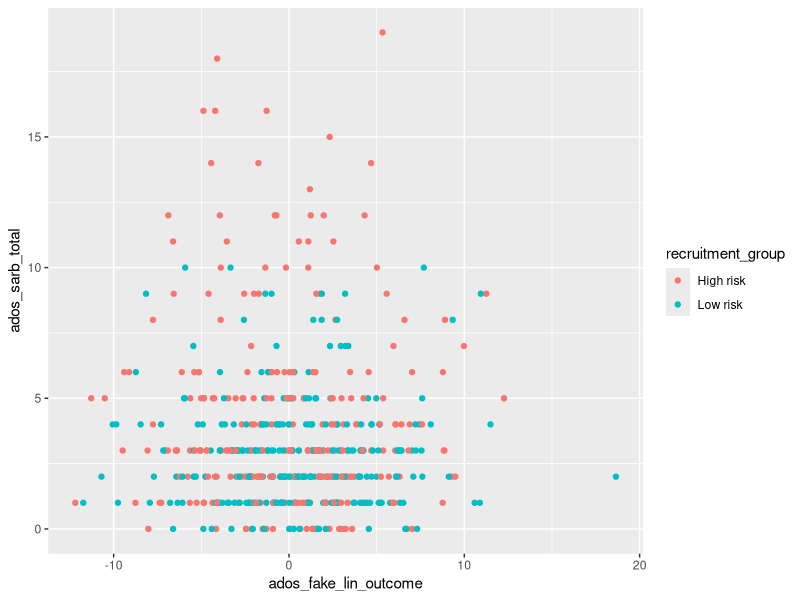
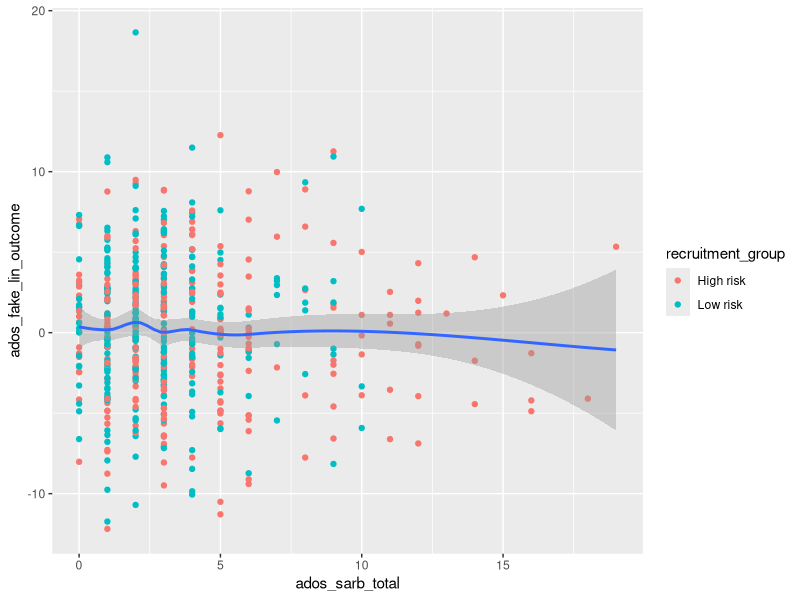
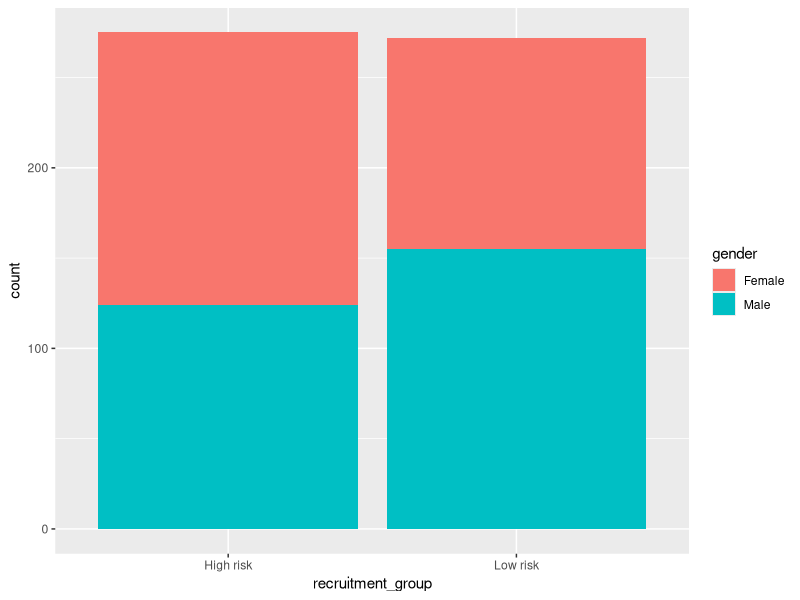
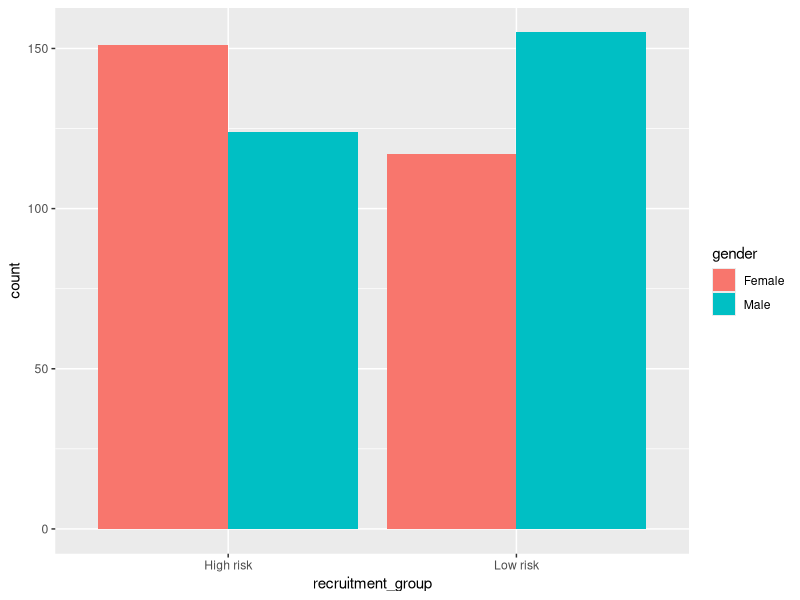
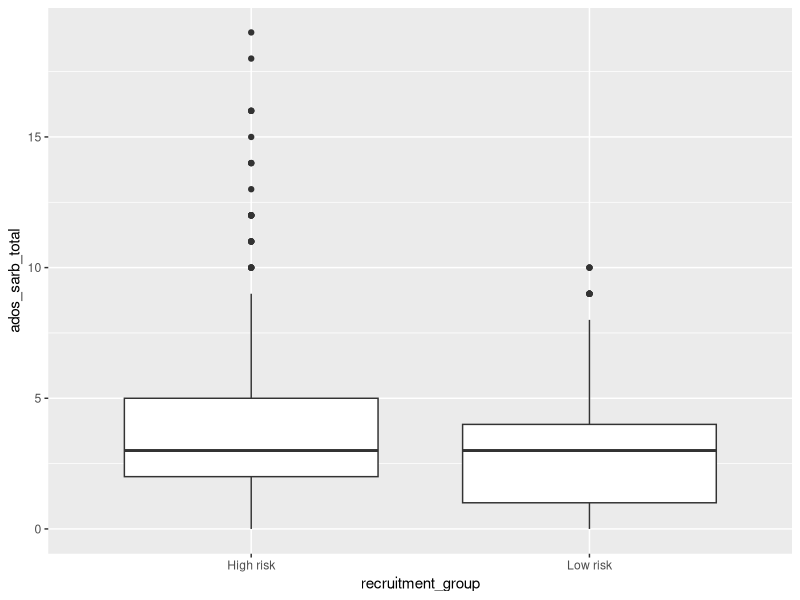

Generate these figures, in order, with R:
#-----------------------------------------------------------------------------#
#### Read in Data to Start ####
#-----------------------------------------------------------------------------#
adosm2 <- read.csv('./datasets/adosm2_scored.csv', 
                   stringsAsFactors = FALSE)

#-----------------------------------------------------------------------------#
#### Data Visualization with ggplot ####
#-----------------------------------------------------------------------------#
# if library not already installed,
# install.packages("ggplot2")
library("ggplot2")

### Plotting points
ggplot(data = adosm2) + 
  geom_point(mapping = aes(x = ados_fake_lin_outcome, 
                           y = ados_sarb_total, 
                           color = recruitment_group))

### Plotting with Points and Smooth
ggplot(data = adosm2, 
       mapping = aes(x = ados_sarb_total, y = ados_fake_lin_outcome)) + 
  geom_point(mapping = aes(color = recruitment_group)) + 
  geom_smooth()

#-----------------------------------------------------------------------------#
#### Bar Plots
#-----------------------------------------------------------------------------#

### Bar plot with Colors
ggplot(data = adosm2) + 
  geom_bar(mapping = aes(x = recruitment_group, fill = gender))


### Bar plot with separated colors and positions
ggplot(data = adosm2) + 
  geom_bar(mapping = aes(x = recruitment_group, fill = gender), 
           position = "dodge")

### Box Plots
ggplot(data = adosm2, mapping = aes(x = recruitment_group, y = ados_sarb_total)) +
  geom_boxplot()
